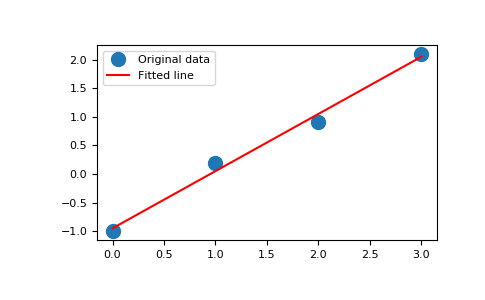

Generate this figure with Python:
# Fit a line, ``y = mx + c``, through some noisy data-points:

x = np.array([0, 1, 2, 3])
y = np.array([-1, 0.2, 0.9, 2.1])

# By examining the coefficients, we see that the line should have a
# gradient of roughly 1 and cut the y-axis at, more or less, -1.

# We can rewrite the line equation as ``y = Ap``, where ``A = [[x 1]]``
# and ``p = [[m], [c]]``.  Now use `lstsq` to solve for `p`:

A = np.vstack([x, np.ones(len(x))]).T
A
# array([[ 0.,  1.],
# [ 1.,  1.],
# [ 2.,  1.],
# [ 3.,  1.]])

m, c = np.linalg.lstsq(A, y)[0]
print(m, c)
# 1.0 -0.95

# Plot the data along with the fitted line:

import matplotlib.pyplot as plt
plt.plot(x, y, 'o', label='Original data', markersize=10)
plt.plot(x, m*x + c, 'r', label='Fitted line')
plt.legend()
plt.show()
